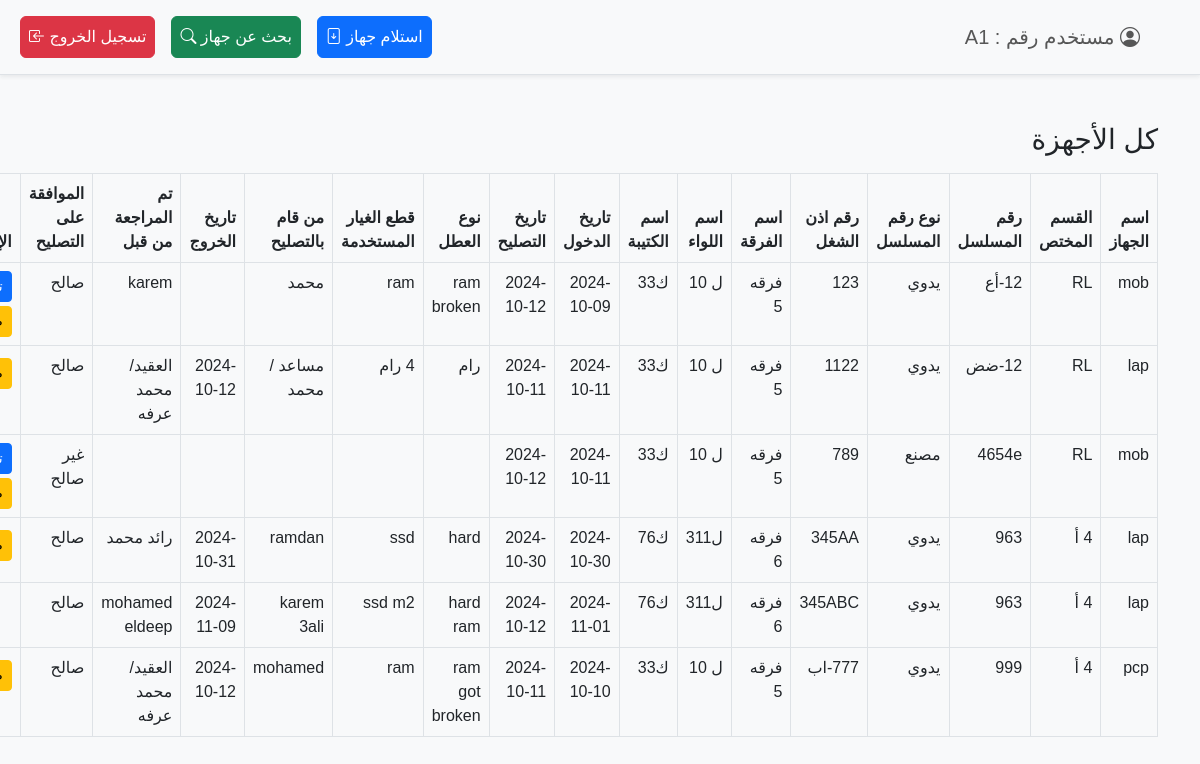
The page /all_devices.php (signed in) on the database its author committed.
### tables this page shows
CREATE TABLE `devices` (
  `id` int(11) NOT NULL,
  `device_id` int(11) NOT NULL,
  `unit_id` int(11) DEFAULT NULL,
  `serial_number` varchar(255) NOT NULL,
  `serial_number_type` enum('manual','factory') NOT NULL
);

CREATE TABLE `devices_list` (
  `id` int(11) NOT NULL,
  `device_name` varchar(255) NOT NULL
);

CREATE TABLE `department_list` (
  `id` int(11) NOT NULL,
  `department_name` varchar(255) NOT NULL
);

CREATE TABLE `device_history` (
  `history_id` int(11) NOT NULL,
  `serial_number` varchar(255) NOT NULL,
  `entry_date` date NOT NULL,
  `fix_date` date DEFAULT NULL,
  `exit_date` date DEFAULT NULL,
  `who_fixed` varchar(255) DEFAULT NULL,
  `operation_permission` varchar(255) NOT NULL,
  `department_id` int(11) NOT NULL,
  `fault_type` varchar(255) DEFAULT NULL,
  `tools_used` varchar(255) DEFAULT NULL,
  `is_approved` tinyint(1) DEFAULT 0,
  `reviewed_by` varchar(255) DEFAULT NULL
);

CREATE TABLE `divisions` (
  `id` int(11) NOT NULL,
  `division_name` varchar(255) NOT NULL
);

CREATE TABLE `regiments` (
  `id` int(11) NOT NULL,
  `regiment_name` varchar(255) NOT NULL,
  `division_id` int(11) DEFAULT NULL
);

CREATE TABLE `units` (
  `id` int(11) NOT NULL,
  `unit_name` varchar(255) NOT NULL,
  `regiment_id` int(11) DEFAULT NULL
);

### all_devices.php (the view, shortened to what this page needs)
<?php
require "./app/db_connection.php";
$devices = [];
$query = "SELECT *
            FROM devices d
            INNER JOIN units u ON d.unit_id = u.id
            INNER JOIN regiments r ON r.id = u.regiment_id
            INNER JOIN divisions dv ON dv.id = r.division_id
            INNER JOIN device_history dh ON d.serial_number = dh.serial_number
            INNER JOIN devices_list dl ON dl.id = d.device_id
            INNER JOIN department_list dep_list ON dep_list.id = dh.department_id
            ORDER BY dh.serial_number ASC, dh.history_id ASC";
$result = $conn->query($query);
while ($row = $result->fetch_assoc()) {
    $devices[] = $row;
}
$displayedSerialNumbers = [];
?>
<?php
include "partials/header.php";
include "partials/navBar.php";
?>
<div class="container mt-5" dir="rtl">
    <h3 class="mt-5">كل الأجهزة</h3>
    <table class="table table-bordered table-responsive mt-3">
        <thead>
            <tr>
                <th>اسم الجهاز</th>
                <th>القسم المختص</th>
                <th>رقم المسلسل</th>
                <th>نوع رقم المسلسل</th>
                <th>رقم اذن الشغل</th>
                <th>اسم الفرقة</th>
                <th>اسم اللواء</th>
                <th>اسم الكتيبة</th>
                <th>تاريخ الدخول</th>
                <th>تاريخ التصليح</th>
                <th>نوع العطل</th>
                <th>قطع الغيار المستخدمة</th>
                <th>من قام بالتصليح</th>
                <th>تاريخ الخروج</th>
                <th>تم المراجعة من قبل</th>
                <th>الموافقة على التصليح</th>
                <th>الإجراء</th>
            </tr>
        </thead>
        <tbody>
            <?php foreach ($devices as $device): ?>
                <tr>
                    <td><?php echo htmlspecialchars($device['device_name']); ?></td>
                    <td><?php echo htmlspecialchars($device['department_name']); ?></td>
                    <td><?php echo htmlspecialchars($device['serial_number']); ?></td>
                    <td><?php echo htmlspecialchars($device['serial_number_type'] === "factory" ? "مصنع" : "يدوي"); ?></td>
                    <td><?php echo htmlspecialchars($device['operation_permission']); ?></td>
                    <td><?php echo htmlspecialchars($device['division_name']); ?></td>
                    <td><?php echo htmlspecialchars($device['regiment_name']); ?></td>
                    <td><?php echo htmlspecialchars($device['unit_name']); ?></td>
                    <td><?php echo htmlspecialchars($device['entry_date']); ?></td>
                    <td><?php echo htmlspecialchars($device['fix_date']); ?></td>
                    <td><?php echo htmlspecialchars($device['fault_type']); ?></td>
                    <td><?php echo htmlspecialchars($device['tools_used']); ?></td>
                    <td><?php echo htmlspecialchars($device['who_fixed']); ?></td>
                    <td><?php echo htmlspecialchars($device['exit_date']); ?></td>
                    <td><?php echo htmlspecialchars($device['reviewed_by']); ?></td>
                    <td><?php echo htmlspecialchars($device['is_approved'] ? 'صالح' : 'غير صالح'); ?></td>
                    <td>
                        <?php if (isset($device['exit_date']) && $device['exit_date'] !== null): ?>
                        <?php else: ?>
                            <a href="edit_device.php?history_id=<?php echo htmlspecialchars($device['history_id']); ?>" class="btn btn-primary btn-sm">تعديل</a>
                        <?php endif; ?>
                        <?php if (!in_array($device['serial_number'], $displayedSerialNumbers)): ?>
                            <a href="print_history.php?serial_number=<?php echo htmlspecialchars($device['serial_number']); ?>" class="btn btn-warning btn-sm mt-1">طباعة</a>
                            <?php $displayedSerialNumbers[] = $device['serial_number']; ?>
                        <?php endif; ?>
                    </td>
                </tr>
            <?php endforeach; ?>
        </tbody>
    </table>
</div>
<?php include "partials/footer.php"; ?>

### partials/header.php (shortened to what this page needs)
<!DOCTYPE html>
<html lang="en">
<head>
    <link href="public/css/bootstrap.min.css" rel="stylesheet">
    <link href="public/css/bootstrap-icons.css" rel="stylesheet">
    <link href="public/css/style.css" rel="stylesheet">
</head>
<body>

### partials/navBar.php (shortened to what this page needs)
<nav class="navbar navbar-expand-lg navbar-light bg-light border-bottom shadow-sm" dir="rtl">
    <div class="container-fluid">
        <div class="collapse navbar-collapse" id="navbarNav">
            <ul class="navbar-nav ms-auto">
                <li class="nav-item fs-5">
                    <a class="nav-link"><i class="bi bi-person-circle"></i> مستخدم رقم : <?php echo $_SESSION['username']; ?></a>
                </li>
            </ul>
            <ul class="navbar-nav me-auto">
                <?php if ($_SESSION['role'] == 'egra2at') { ?>
                    <li class="nav-item p-2">
                        <a class="nav-link btn btn-primary text-white me-2" href="reception.php">استلام جهاز <i class="bi bi-file-arrow-down"></i></a>
                    </li>
                    <li class="nav-item  p-2">
                        <a class="nav-link btn btn-success text-white" href="search-device.php">بحث عن جهاز <i class="bi bi-search"></i></a>
                    </li>
                <?php } elseif ($_SESSION['role'] == 'tasle7') { ?>
                    <li class="nav-item">
                        <a class="nav-link mt-2">تصليح جهاز</a>
                    </li>
                <?php } ?>
                <li class="nav-item p-2">
                    <a class="nav-link btn btn-danger text-white" href="app/logout.php">تسجيل الخروج <i class="bi bi-box-arrow-in-left"></i></a>
                </li>
            </ul>
        </div>
    </div>
</nav>

### partials/footer.php (shortened to what this page needs)
</body>
</html>

### public/css/style.css (style rules this page uses)
body { font-family: Arial, sans-serif; background-color: #f8f9fa; }

### rows shown on the page
devices: devices_list.device_name "mob", department_list.department_name "RL", device_history.serial_number "12-أع", serial_number_type "يدوي", device_history.operation_permission "123", divisions.division_name "فرقه 5", regiments.regiment_name "ل 10", unit.unit_name "ك33", device_history.entry_date "2024-10-09", device_history.fix_date "2024-10-12", device_history.fault_type "ram broken", device_history.tools_used "ram", device_history.who_fixed "محمد", device_history.reviewed_by "karem", device_history.is_approved "صالح"
devices: devices_list.device_name "lap", department_list.department_name "RL", device_history.serial_number "12-ضض", serial_number_type "يدوي", device_history.operation_permission "1122", divisions.division_name "فرقه 5", regiments.regiment_name "ل 10", unit.unit_name "ك33", device_history.entry_date "2024-10-11", device_history.fix_date "2024-10-11", device_history.fault_type "رام", device_history.tools_used "4 رام", device_history.who_fixed "مساعد /محمد", device_history.exit_date "2024-10-12", device_history.reviewed_by "العقيد/ محمد عرفه", device_history.is_approved "صالح"
devices: devices_list.device_name "mob", department_list.department_name "RL", device_history.serial_number "4654e", serial_number_type "مصنع", device_history.operation_permission "789", divisions.division_name "فرقه 5", regiments.regiment_name "ل 10", unit.unit_name "ك33", device_history.entry_date "2024-10-11", device_history.fix_date "2024-10-12", device_history.is_approved "غير صالح"
devices: devices_list.device_name "lap", department_list.department_name "4 أ", device_history.serial_number "963", serial_number_type "يدوي", device_history.operation_permission "345AA", divisions.division_name "فرقه 6", regiments.regiment_name "ل311", unit.unit_name "ك76", device_history.entry_date "2024-10-30", device_history.fix_date "2024-10-30", device_history.fault_type "hard", device_history.tools_used "ssd", device_history.who_fixed "ramdan", device_history.exit_date "2024-10-31", device_history.reviewed_by "رائد محمد", device_history.is_approved "صالح", device_history.operation_permission "345ABC", device_history.entry_date "2024-11-01", device_history.fix_date "2024-10-12", device_history.fault_type "hard ram", device_history.tools_used "ssd m2", device_history.who_fixed "karem 3ali", device_history.exit_date "2024-11-09", device_history.reviewed_by "mohamed eldeep"
devices: devices_list.device_name "pcp", department_list.department_name "4 أ", device_history.serial_number "999", serial_number_type "يدوي", device_history.operation_permission "777-اب", divisions.division_name "فرقه 5", regiments.regiment_name "ل 10", unit.unit_name "ك33", device_history.entry_date "2024-10-10", device_history.fix_date "2024-10-11", device_history.fault_type "ram got broken", device_history.tools_used "ram", device_history.who_fixed "mohamed", device_history.exit_date "2024-10-12", device_history.reviewed_by "العقيد/ محمد عرفه", device_history.is_approved "صالح"

### other values the page prints
$_SESSION['username'] "A1"
